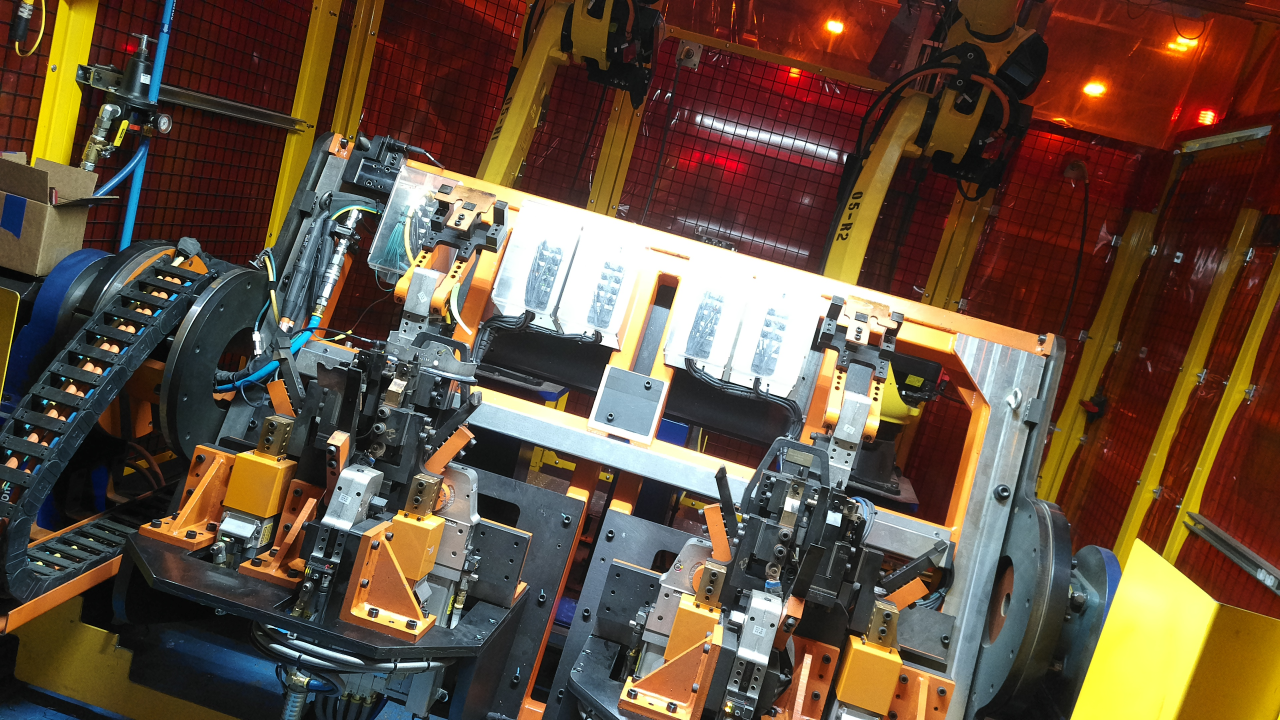
#> input picture Image-Masking/mask_pics/STANDARD.jpg, 3840 x 2160 px, found by its file name (shown at 1/3 size)
$ python testii.py
#> lines starting #> are read from the running program, lines starting #| are printed output that depends on the picture; after the words box and inside, x2 and y2 are one past the last pixel; in counts of white or black regions, pixels touching at a corner belong together
from skimage.metrics import structural_similarity
import cv2
import numpy as np

# Load images
before = cv2.imread('mask_pics\\STANDARD.jpg')
#> before is the input picture: shape (2160, 3840, 3); mean B, G, R 63, 80.1, 99.8
after= cv2.imread('mask_pics\\NONE.jpg')
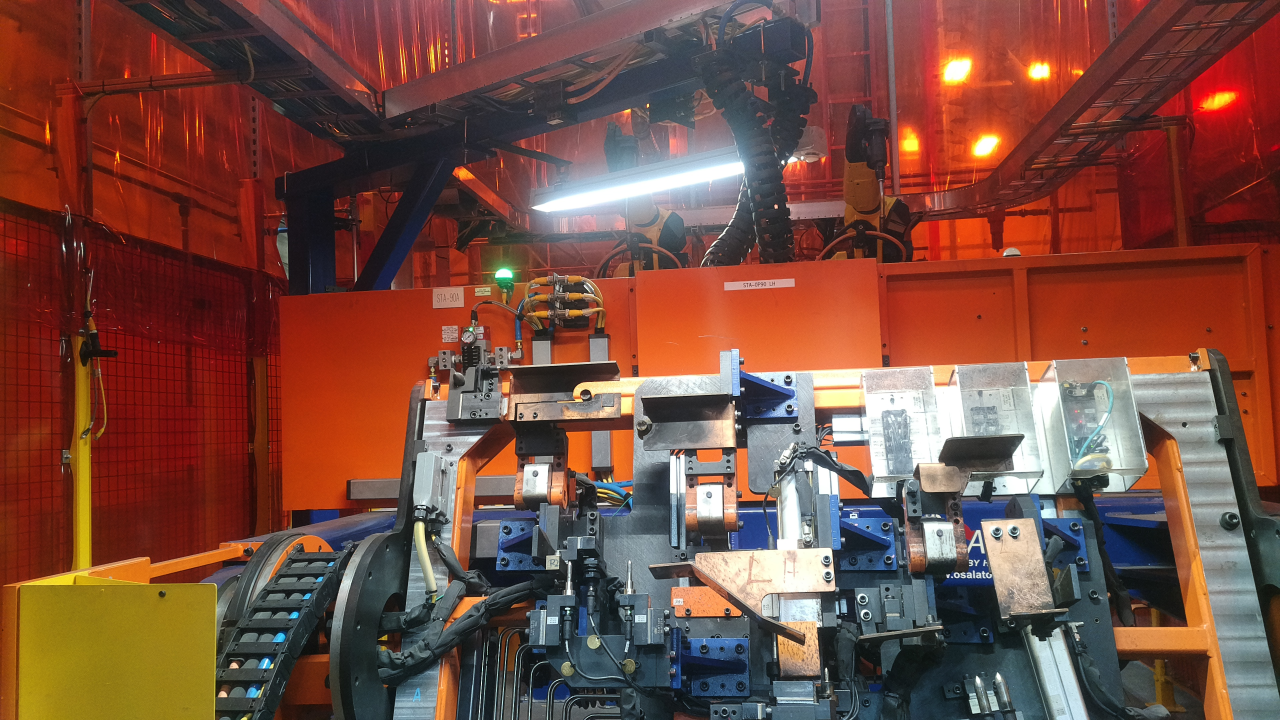
#> input picture Image-Masking/mask_pics/NONE.jpg, 3840 x 2160 px, found by its file name (shown at 1/3 size)
#> after is the input picture: shape (2160, 3840, 3); mean B, G, R 65.5, 77.2, 120.3
# Convert images to grayscale
before_gray = cv2.cvtColor(before, cv2.COLOR_BGR2GRAY)
after_gray = cv2.cvtColor(after, cv2.COLOR_BGR2GRAY)

# Compute SSIM between the two images
(score, diff) = structural_similarity(before_gray, after_gray, full=True)
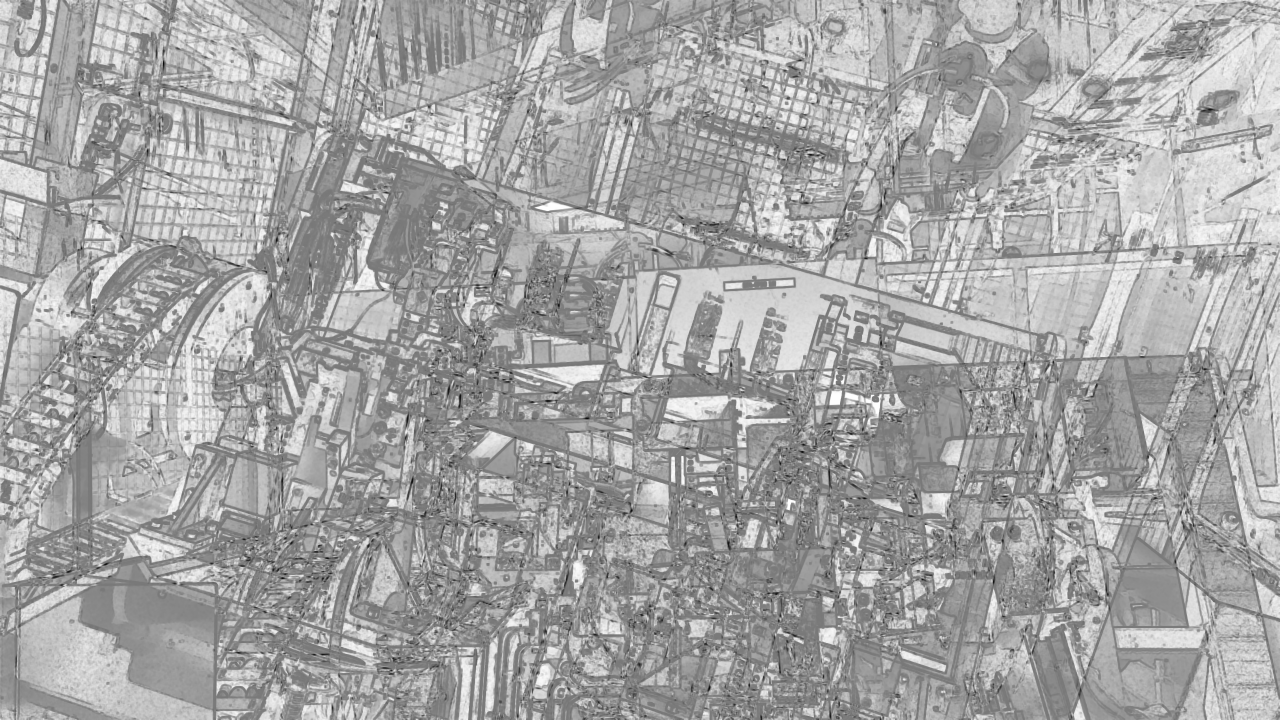
#> diff: shape (2160, 3840) float64 (shown at 1/3 size); min -0.898, max 1, mean 0.336; drawn with min black and max white
#> score = 0.336
print("Image Similarity: {:.4f}%".format(score * 100))
#| Image Similarity: 33.5613%

# The diff image contains the actual image differences between the two images
# and is represented as a floating point data type in the range [0,1]
# so we must convert the array to 8-bit unsigned integers in the range
# [0,255] before we can use it with OpenCV
diff = (diff * 255).astype("uint8")
diff_box = cv2.merge([diff, diff, diff])

# Threshold the difference image, followed by finding contours to
# obtain the regions of the two input images that differ
thresh = cv2.threshold(diff, 0, 255, cv2.THRESH_BINARY_INV | cv2.THRESH_OTSU)[1]
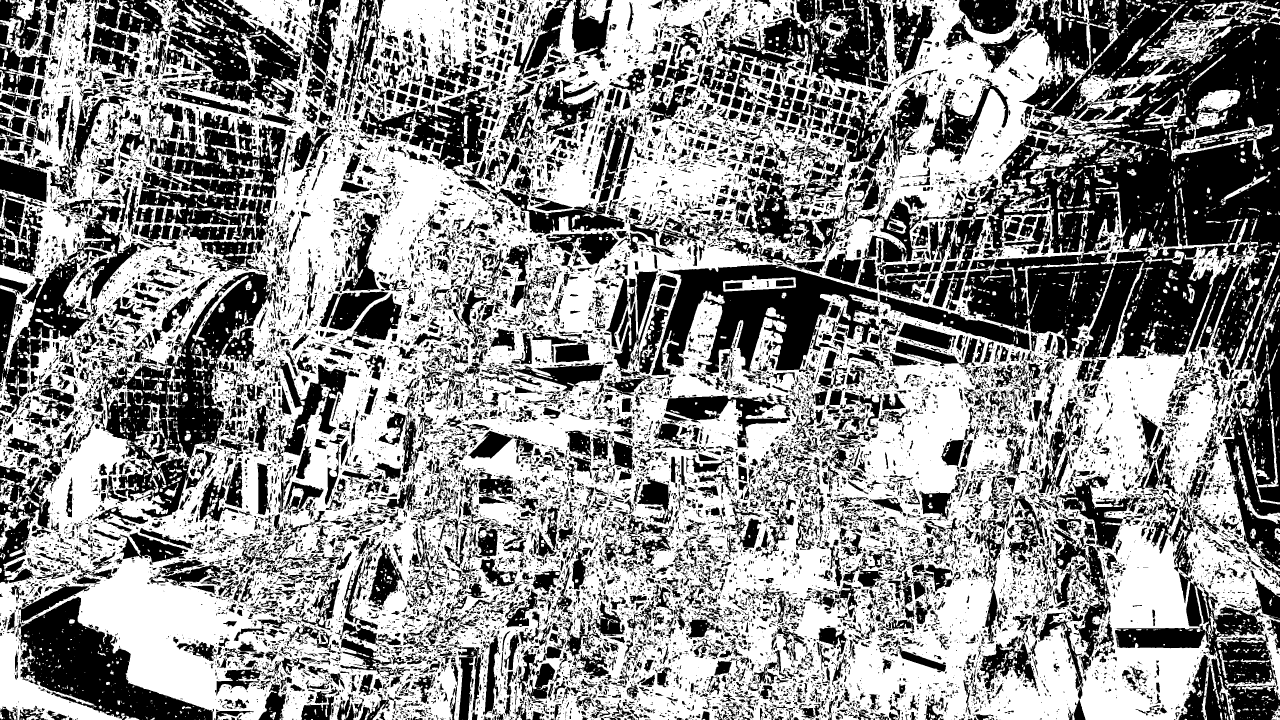
#> thresh: shape (2160, 3840) (shown at 1/3 size); 55.8% white; 25340 black regions (16719 under 20 px)
contours = cv2.findContours(thresh, cv2.RETR_EXTERNAL, cv2.CHAIN_APPROX_SIMPLE)
#> contours = 2016 contours, 1483 with area under 20; largest, box (x1, y1, x2, y2) and area: (0, 0, 3840, 2160) 7097988, (3506, 269, 3820, 484) 20670, (2460, 40, 2547, 165) 4467, (707, 99, 840, 275) 3991, (3431, 277, 3558, 387) 3396
contours = contours[0] if len(contours) == 2 else contours[1]

mask = np.zeros(before.shape, dtype='uint8')
filled_after = after.copy()

for c in contours:
    area = cv2.contourArea(c)
    if area > 40:
        x,y,w,h = cv2.boundingRect(c)
        cv2.rectangle(before, (x, y), (x + w, y + h), (36,255,12), 2)
        cv2.rectangle(after, (x, y), (x + w, y + h), (36,255,12), 2)
        cv2.rectangle(diff_box, (x, y), (x + w, y + h), (36,255,12), 2)
        cv2.drawContours(mask, [c], 0, (255,255,255), -1)
        cv2.drawContours(filled_after, [c], 0, (0,255,0), -1)
#> this loop made 2016 passes
#> (area, x, y, w, h) on passes 69, 73, 76, 90, 96, 97, 98, 100, 103, 111, 125, 131: (233, 374, 2147, 44, 13), (259, 79, 2145, 37, 15), (84.5, 2793, 2144, 12, 14), (152.5, 1024, 2140, 14, 20), (90, 363, 2139, 13, 17), (46, 3673, 2137, 8, 22), (88, 3660, 2137, 8, 23), (91.5, 0, 2137, 10, 20), (163.5, 810, 2136, 18, 24), (59.5, 348, 2134, 10, 11), (137.5, 1094, 2130, 16, 30), (54, 3712, 2128, 10, 9)
#> area on pass 48: 32.5
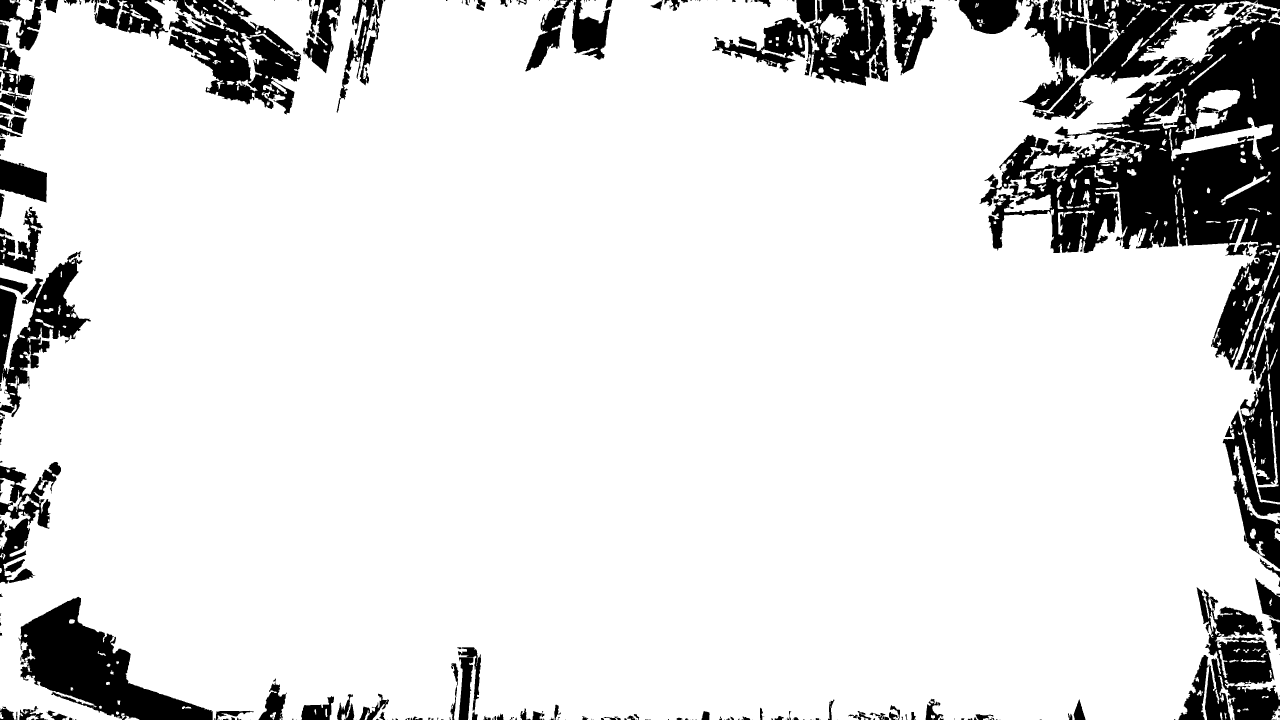
#> mask: shape (2160, 3840, 3) (shown at 1/3 size); 87.4% white; 335 black regions (153 under 20 px), largest, box (x1, y1, x2, y2) and area: (2938, 13, 3840, 1106) 339023, (55, 1790, 638, 2160) 88901, (3668, 886, 3840, 1707) 63478

cv2.imshow('before', before)
cv2.imshow('after', after)
cv2.imshow('diff', diff)
cv2.imshow('diff_box', diff_box)
cv2.imshow('mask', mask)
cv2.imshow('filled after', filled_after)
cv2.waitKey()


# import cv2

# # load images
# image1 = cv2.imread('mask_pics\\STANDARD.jpg')
# image2= cv2.imread('mask_pics\\NONE.jpg')

# # compute difference
# difference = cv2.subtract(image1, image2)

# # color the mask red
# Conv_hsv_Gray = cv2.cvtColor(difference, cv2.COLOR_BGR2GRAY)
# ret, mask = cv2.threshold(Conv_hsv_Gray, 0, 255,cv2.THRESH_BINARY_INV |cv2.THRESH_OTSU)
# difference[mask != 255] = [0, 0, 255]

# # add the red mask to the images to make the differences obvious
# image1[mask != 255] = [0, 0, 255]
# image2[mask != 255] = [0, 0, 255]

# # store images
# cv2.imwrite('diffOverImage1.png', image1)
# cv2.imwrite('diffOverImage2.png', image1)
# cv2.imwrite('diff.png', difference)


# import cv2

# # Load images as grayscale
# image1 = cv2.imread("mask_pics\\STANDARD.jpg")
# image2 = cv2.imread("mask_pics\\NONE.jpg")


# # Calculate the per-element absolute difference between
# # two arrays or between an array and a scalar
# diff = 255 - cv2.absdiff(image1, image2)
# diff = cv2.resize(image1, (0,0), fx = 0.2, fy = 0.2)
# cv2.imshow('diff', diff)
# cv2.waitKey()
